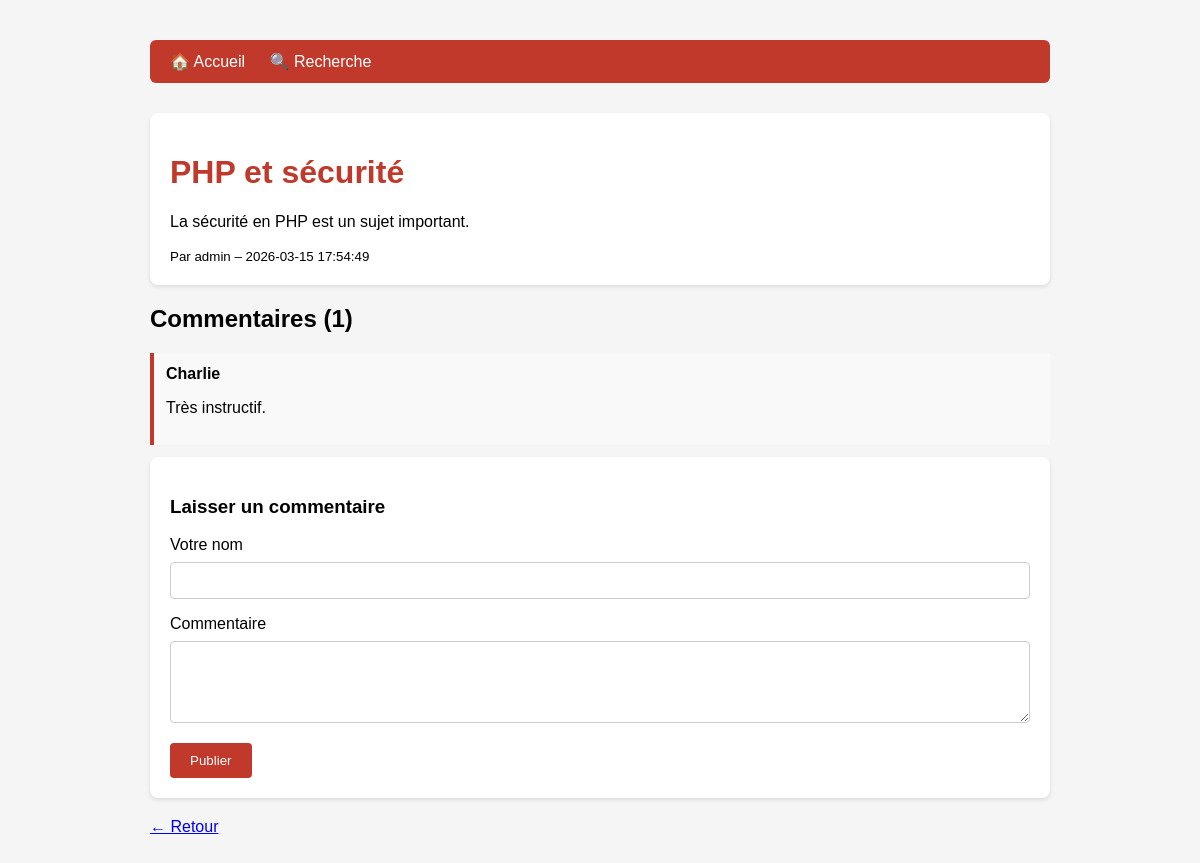
Page /article.php?id=2 on the committed database.
### tables this page shows
CREATE TABLE articles (
    id INT AUTO_INCREMENT PRIMARY KEY,
    title VARCHAR(200) NOT NULL,
    content TEXT NOT NULL,
    author_id INT,
    created_at TIMESTAMP DEFAULT CURRENT_TIMESTAMP
);

CREATE TABLE users (
    id INT AUTO_INCREMENT PRIMARY KEY,
    username VARCHAR(50) NOT NULL,
    password VARCHAR(255) NOT NULL,   
    email VARCHAR(100) NOT NULL,
    role VARCHAR(20) DEFAULT 'user',
    created_at TIMESTAMP DEFAULT CURRENT_TIMESTAMP
);

CREATE TABLE comments (
    id INT AUTO_INCREMENT PRIMARY KEY,
    article_id INT NOT NULL,
    author_name VARCHAR(100) NOT NULL,
    content TEXT NOT NULL,
    created_at TIMESTAMP DEFAULT CURRENT_TIMESTAMP
);

### public/article.php (the view, shortened to what this page needs)
<?php
$pdo = getDB();
$id = $_GET['id'];
$query = "SELECT a.*, u.username FROM articles a LEFT JOIN users u ON a.author_id = u.id WHERE a.id = $id";
$article = $pdo->query($query)->fetch(PDO::FETCH_ASSOC);
$comments = $pdo->query("SELECT * FROM comments WHERE article_id = $id ORDER BY created_at ASC")->fetchAll(PDO::FETCH_ASSOC);
?>
<!DOCTYPE html>
<html lang="fr">
<head>
</head>
<body>
<nav>
    <a href="index.php">🏠 Accueil</a>
    <a href="search.php">🔍 Recherche</a>
</nav>
<div class="card">
    <h1><?= $article['title'] ?></h1>
    <p><?= $article['content'] ?></p>
    <small>Par <?= $article['username'] ?> – <?= $article['created_at'] ?></small>
</div>
<h2>Commentaires (<?= count($comments) ?>)</h2>
<?php foreach ($comments as $comment): ?>
<div class="comment">
    <strong><?= $comment['author_name'] ?></strong>
    <p><?= $comment['content'] ?></p>
</div>
<?php endforeach; ?>
<div class="card">
    <h3>Laisser un commentaire</h3>
    <form method="POST">
        <label>Votre nom</label>
        <input type="text" name="author" required>
        <label>Commentaire</label>
        <textarea name="content" rows="4" required></textarea>
        <button type="submit">Publier</button>
    </form>
</div>
<p><a href="index.php">← Retour</a></p>
</body>
</html>

### public/article.php (style rules this page uses)
body { font-family: Arial, sans-serif; max-width: 900px; margin: 40px auto; padding: 0 20px; background: #f5f5f5; }
nav { background: #c0392b; padding: 12px 20px; border-radius: 6px; margin-bottom: 30px; }
nav a { color: white; text-decoration: none; margin-right: 20px; }
.card { background: white; border-radius: 8px; padding: 20px; margin-bottom: 20px; box-shadow: 0 2px 4px rgba(0,0,0,.1); }
.comment { background: #f9f9f9; border-left: 4px solid #c0392b; padding: 12px; margin-bottom: 12px; }
input, textarea { width: 100%; padding: 10px; margin: 8px 0 16px; border: 1px solid #ccc; border-radius: 4px; box-sizing: border-box; }
button { background: #c0392b; color: white; border: none; padding: 10px 20px; border-radius: 4px; cursor: pointer; }
h1 { color: #c0392b; }

### rows in the picture
articles: title "PHP et sécurité", content "La sécurité en PHP est un sujet important.", author.username "admin", created_at "2026-03-15 17:54:49"
comments: author_name "Charlie", content "Très instructif."

### other values in the picture
count($comments) "1"
